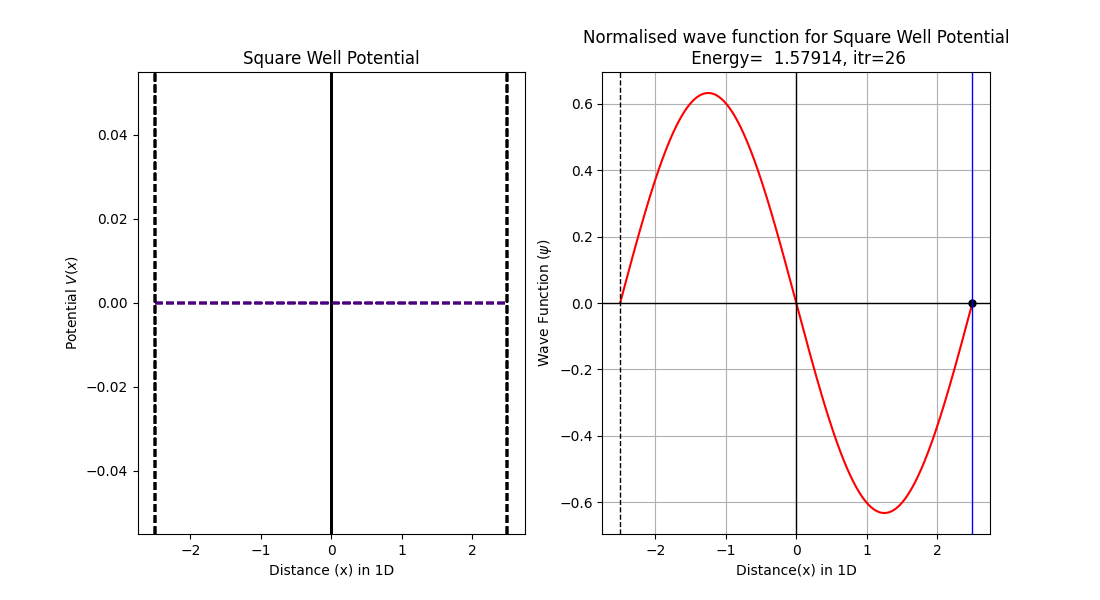

Generate this figure with Python:
#Solution of Schrodinger's 1D wave equation for Square Well potential
#Numerov Method

import numpy as np
import matplotlib.pyplot as plt
from scipy.integrate import simpson


#Define the dimensionless potential
def V(x,a,V0):
    k1=0
    return k1*(x)-V0

a=eval(input('Enter the width of the potential well : ' ))
V0=eval(input('Enter the well potential : ' ))
V0=abs(V0)

   
#Boundary conditions for a wave function
x0,y0,xn,yn=-a/2,0,a/2,0
n=1000
x,h=np.linspace(x0,xn,n,retstep='True')
psi=np.zeros(n)
psi[0],psi[1]=0,0.001

#Numerov method with shooting parameter E as energy
def square(E):
    k=(E-V(x,a,V0))            #Parameter from Time Independent Schrodinger Equation
    for i in range(1,n-1):   
       psi[i+1]=(2*(1-(5/12)*h**2*k[i])*psi[i]-(1+(1/12)*h**2*k[i-1])*psi[i-1])/(1+(1/12)*h**2*k[i+1])
    return psi 


#Guessing energy value from plot
energies=np.arange(0,200,0.2)
H=[]
for i in energies:
    hits=square(i)[-1]
    H.append(hits)
    
plt.plot(energies,H,'b-')
plt.axhline(color='black',lw=1)
plt.axvline(color='black',lw=1)
plt.xlabel('Energy')
plt.ylabel('End-point')
plt.minorticks_on()
plt.grid(which='minor',color='green',ls='--')
plt.savefig('/home/[user]/Desktop/GitHub/Computational-Physics-UG/Application to some physics problems/Scrodinger Equation/TISE/Numerov Method/Primitive Method/Python Files/Square_well_hits.png')
plt.show()



#Bisection method for proper choice of energy
while True:
    E1=eval(input('Enter the 1st guess of energy : '))
    E2=eval(input('Enter the 2nd guess of energy : '))
    if square(E1)[-1]*square(E2)[-1]<0:
        break
    print('Energy does not exist between the guesses\nEnter new guesses')

itr=0.0
plt.figure(figsize=(11,6)) 
while True:
    E3=(E1+E2)/2
    if square(E3)[-1]==0:
        break
    if square(E1)[-1]*square(E3)[-1]>0:
        E1=E3
    else:
        E2=E3
    itr=itr+1
    acc=abs(E1-E2)
    if acc<0.00000001:
        break
          
#Normalisation of wave function
    N=1/np.sqrt(simpson(square(E3)*square(E3),x=x))
    solution=N*square(E3)

#Plotting and printing
    plt.subplot(121)
    plt.plot(x,V(x,a,V0),'--',color='indigo')
    plt.ylabel(r'Potential $V(x)$')
    plt.xlabel('Distance (x) in 1D')
    plt.title('Square Well Potential')
    plt.axvline(color='black',lw=1)
    plt.axvline(x=-a/2,color='black',ls='--')
    plt.axvline(x=a/2,color='black',ls='--')
    
    plt.subplot(122)
    plt.cla()
    plt.plot(x,solution,'r',lw=1.5)
    plt.plot(x[-1],square(E3)[-1],'o',color='black',ms=5)
    plt.title('Normalised wave function for Square Well Potential\n'+r' Energy=%9.5f, itr=%2i'%(E3,itr))
    plt.xlabel('Distance(x) in 1D')
    plt.ylabel(r'Wave Function ($\psi$)')
    plt.axhline(color='black',lw=1)
    plt.axvline(color='black',lw=1)
    plt.axvline(x=x0,color='black',lw=1,ls='--')
    plt.axvline(x=xn,color='blue',lw=1)
    plt.grid()
    plt.pause(0.5)


plt.savefig('/home/[user]/Desktop/GitHub/Computational-Physics-UG/Application to some physics problems/Scrodinger Equation/TISE/Numerov Method/Primitive Method/Python Files/Square_well.png')
plt.show()
print('The energy satisfying the boundary condition is',E3)
     
